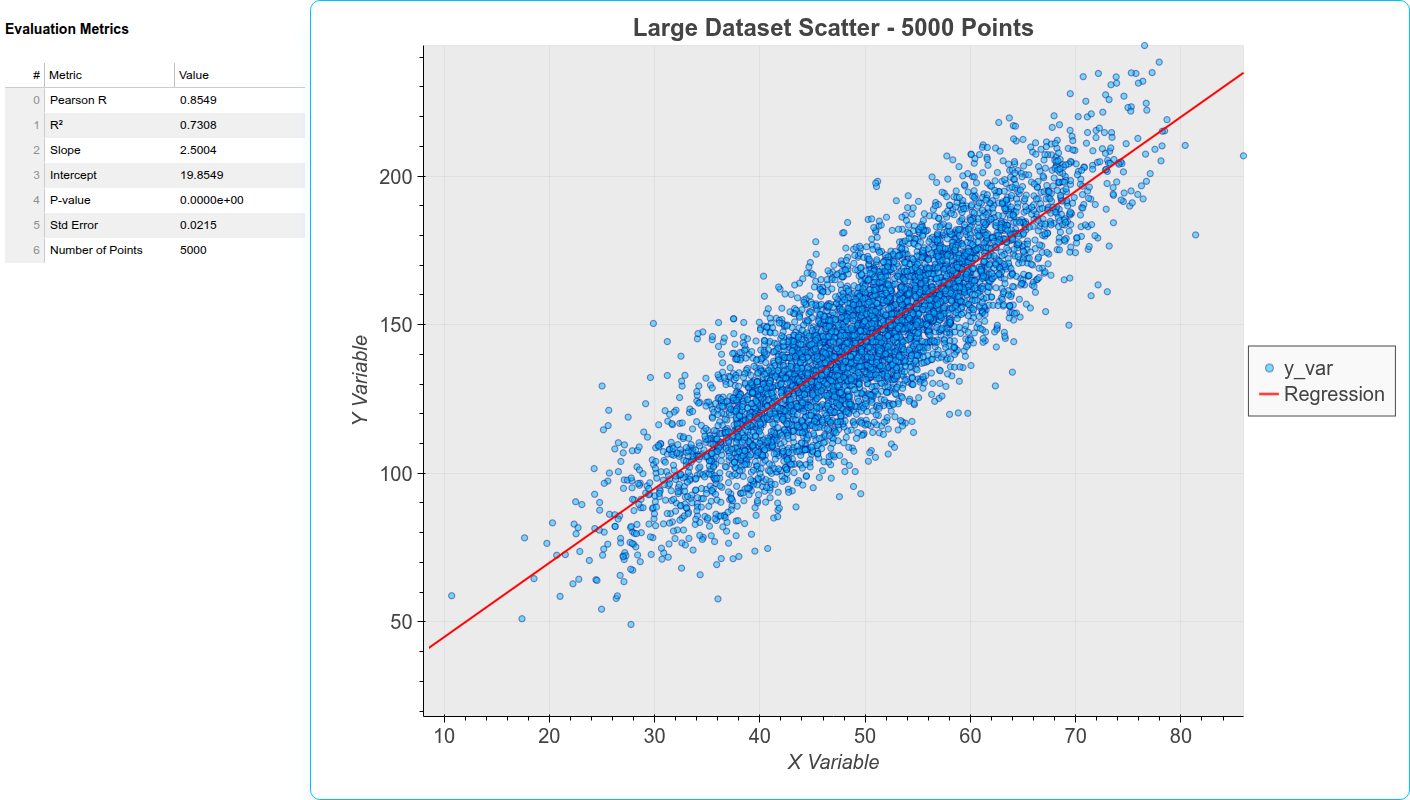

This figure's Python source:
import bokeh_rocks as br
from bokeh.plotting import figure, show
import numpy as np
import pandas as pd
import numpy as np
import pandas as pd

np.random.seed(456)
x_data = np.random.randn(5000) * 10 + 50
y_data = 2.5 * x_data + np.random.randn(5000) * 15 + 20

df3 = pd.DataFrame({
    'x_var': x_data,
    'y_var': y_data
})

p3 = br.scatter(
    df3,
    x='x_var',
    y='y_var',
    title='Large Dataset Scatter - 5000 Points',
    xlabel='X Variable',
    ylabel='Y Variable',
    regression=True,
    metrics_table=True,
    webgl=True,
    size=6,
    alpha=0.5,
    fill_color='deepskyblue',
    line_color='navy',
    hover_line_width=10,
    width=1100,
    height=800,
    float_fmt="{0.000}",

)

show(p3)
br.save_plot(p3, 'output/scatter_07')
